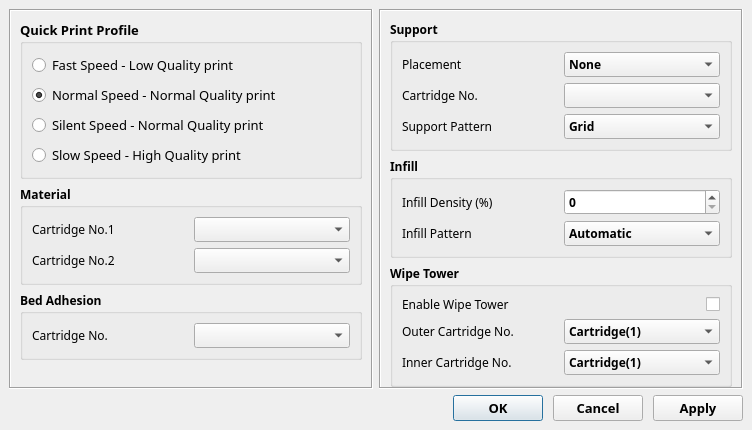
<?xml version="1.0" encoding="UTF-8"?>
<ui version="4.0">
 <class>ProfileSettingEasymodeDlg</class>
 <widget class="QDialog" name="ProfileSettingEasymodeDlg">
  <property name="windowModality">
   <enum>Qt::ApplicationModal</enum>
  </property>
  <property name="geometry">
   <rect>
    <x>0</x>
    <y>0</y>
    <width>752</width>
    <height>379</height>
   </rect>
  </property>
  <property name="minimumSize">
   <size>
    <width>0</width>
    <height>0</height>
   </size>
  </property>
  <property name="maximumSize">
   <size>
    <width>16777215</width>
    <height>16777215</height>
   </size>
  </property>
  <property name="windowTitle">
   <string>Easy Mode</string>
  </property>
  <property name="modal">
   <bool>true</bool>
  </property>
  <layout class="QVBoxLayout" name="verticalLayout">
   <property name="spacing">
    <number>0</number>
   </property>
   <property name="leftMargin">
    <number>0</number>
   </property>
   <property name="topMargin">
    <number>0</number>
   </property>
   <property name="rightMargin">
    <number>0</number>
   </property>
   <property name="bottomMargin">
    <number>0</number>
   </property>
   <item>
    <widget class="QFrame" name="frame_main">
     <property name="font">
      <font>
       <family>맑은 고딕</family>
       <pointsize>9</pointsize>
       <weight>50</weight>
       <bold>false</bold>
      </font>
     </property>
     <property name="frameShape">
      <enum>QFrame::NoFrame</enum>
     </property>
     <property name="frameShadow">
      <enum>QFrame::Plain</enum>
     </property>
     <property name="lineWidth">
      <number>0</number>
     </property>
     <layout class="QVBoxLayout" name="verticalLayout_5">
      <property name="spacing">
       <number>0</number>
      </property>
      <property name="leftMargin">
       <number>0</number>
      </property>
      <property name="topMargin">
       <number>0</number>
      </property>
      <property name="rightMargin">
       <number>0</number>
      </property>
      <property name="bottomMargin">
       <number>0</number>
      </property>
      <item>
       <widget class="QFrame" name="frame_body">
        <property name="sizePolicy">
         <sizepolicy hsizetype="Preferred" vsizetype="Expanding">
          <horstretch>0</horstretch>
          <verstretch>0</verstretch>
         </sizepolicy>
        </property>
        <property name="minimumSize">
         <size>
          <width>750</width>
          <height>0</height>
         </size>
        </property>
        <property name="font">
         <font>
          <family>맑은 고딕</family>
          <pointsize>9</pointsize>
          <weight>50</weight>
          <bold>false</bold>
         </font>
        </property>
        <property name="frameShape">
         <enum>QFrame::NoFrame</enum>
        </property>
        <property name="frameShadow">
         <enum>QFrame::Plain</enum>
        </property>
        <property name="lineWidth">
         <number>0</number>
        </property>
        <layout class="QGridLayout" name="gridLayout_4" columnstretch="1,1">
         <item row="0" column="0">
          <widget class="QFrame" name="frame_2">
           <property name="font">
            <font>
             <family>맑은 고딕</family>
             <pointsize>9</pointsize>
             <weight>50</weight>
             <bold>false</bold>
            </font>
           </property>
           <property name="frameShape">
            <enum>QFrame::Box</enum>
           </property>
           <property name="frameShadow">
            <enum>QFrame::Sunken</enum>
           </property>
           <layout class="QVBoxLayout" name="verticalLayout_4">
            <property name="spacing">
             <number>6</number>
            </property>
            <property name="bottomMargin">
             <number>0</number>
            </property>
            <item>
             <widget class="QGroupBox" name="groupBox_QuickPrintProfile">
              <property name="enabled">
               <bool>true</bool>
              </property>
              <property name="sizePolicy">
               <sizepolicy hsizetype="Preferred" vsizetype="Preferred">
                <horstretch>0</horstretch>
                <verstretch>0</verstretch>
               </sizepolicy>
              </property>
              <property name="font">
               <font>
                <family>맑은 고딕</family>
                <pointsize>10</pointsize>
                <weight>75</weight>
                <bold>true</bold>
               </font>
              </property>
              <property name="title">
               <string>Quick Print Profile</string>
              </property>
              <property name="flat">
               <bool>true</bool>
              </property>
              <layout class="QGridLayout" name="gridLayout" columnstretch="0">
               <item row="0" column="0">
                <widget class="QRadioButton" name="radioButton_fast_mode">
                 <property name="sizePolicy">
                  <sizepolicy hsizetype="Preferred" vsizetype="Preferred">
                   <horstretch>0</horstretch>
                   <verstretch>0</verstretch>
                  </sizepolicy>
                 </property>
                 <property name="minimumSize">
                  <size>
                   <width>0</width>
                   <height>0</height>
                  </size>
                 </property>
                 <property name="maximumSize">
                  <size>
                   <width>16777215</width>
                   <height>16777215</height>
                  </size>
                 </property>
                 <property name="font">
                  <font>
                   <family>맑은 고딕</family>
                   <pointsize>10</pointsize>
                   <weight>50</weight>
                   <bold>false</bold>
                  </font>
                 </property>
                 <property name="toolTip">
                  <string>fast_mode_tooltip</string>
                 </property>
                 <property name="text">
                  <string>Fast Speed - Low Quality print</string>
                 </property>
                 <property name="EasyProp" stdset="0">
                  <string notr="true">fast</string>
                 </property>
                </widget>
               </item>
               <item row="1" column="0">
                <widget class="QRadioButton" name="radioButton_normal_mode">
                 <property name="sizePolicy">
                  <sizepolicy hsizetype="Preferred" vsizetype="Preferred">
                   <horstretch>0</horstretch>
                   <verstretch>0</verstretch>
                  </sizepolicy>
                 </property>
                 <property name="minimumSize">
                  <size>
                   <width>0</width>
                   <height>0</height>
                  </size>
                 </property>
                 <property name="maximumSize">
                  <size>
                   <width>16777215</width>
                   <height>16777215</height>
                  </size>
                 </property>
                 <property name="font">
                  <font>
                   <family>맑은 고딕</family>
                   <pointsize>10</pointsize>
                   <weight>50</weight>
                   <bold>false</bold>
                  </font>
                 </property>
                 <property name="toolTip">
                  <string>normal_mode_tooltip</string>
                 </property>
                 <property name="text">
                  <string>Normal Speed - Normal Quality print</string>
                 </property>
                 <property name="checked">
                  <bool>true</bool>
                 </property>
                 <property name="EasyProp" stdset="0">
                  <string notr="true">normal</string>
                 </property>
                </widget>
               </item>
               <item row="2" column="0">
                <widget class="QRadioButton" name="radioButton_silent_mode">
                 <property name="sizePolicy">
                  <sizepolicy hsizetype="Preferred" vsizetype="Preferred">
                   <horstretch>0</horstretch>
                   <verstretch>0</verstretch>
                  </sizepolicy>
                 </property>
                 <property name="minimumSize">
                  <size>
                   <width>0</width>
                   <height>0</height>
                  </size>
                 </property>
                 <property name="maximumSize">
                  <size>
                   <width>16777215</width>
                   <height>16777215</height>
                  </size>
                 </property>
                 <property name="font">
                  <font>
                   <family>맑은 고딕</family>
                   <pointsize>10</pointsize>
                   <weight>50</weight>
                   <bold>false</bold>
                  </font>
                 </property>
                 <property name="toolTip">
                  <string>silent_mode_tooltip</string>
                 </property>
                 <property name="text">
                  <string>Silent Speed - Normal Quality print</string>
                 </property>
                 <property name="EasyProp" stdset="0">
                  <string notr="true">silent</string>
                 </property>
                </widget>
               </item>
               <item row="3" column="0">
                <widget class="QRadioButton" name="radioButton_fine_mode">
                 <property name="enabled">
                  <bool>true</bool>
                 </property>
                 <property name="sizePolicy">
                  <sizepolicy hsizetype="Preferred" vsizetype="Preferred">
                   <horstretch>0</horstretch>
                   <verstretch>0</verstretch>
                  </sizepolicy>
                 </property>
                 <property name="minimumSize">
                  <size>
                   <width>0</width>
                   <height>0</height>
                  </size>
                 </property>
                 <property name="maximumSize">
                  <size>
                   <width>16777215</width>
                   <height>16777215</height>
                  </size>
                 </property>
                 <property name="font">
                  <font>
                   <family>맑은 고딕</family>
                   <pointsize>10</pointsize>
                   <weight>50</weight>
                   <bold>false</bold>
                  </font>
                 </property>
                 <property name="toolTip">
                  <string>fine_mode_tooltip</string>
                 </property>
                 <property name="text">
                  <string>Slow Speed - High Quality print</string>
                 </property>
                 <property name="checkable">
                  <bool>true</bool>
                 </property>
                 <property name="EasyProp" stdset="0">
                  <string notr="true">fine</string>
                 </property>
                </widget>
               </item>
              </layout>
             </widget>
            </item>
            <item>
             <widget class="QGroupBox" name="groupBoxMaterial">
              <property name="sizePolicy">
               <sizepolicy hsizetype="Preferred" vsizetype="Preferred">
                <horstretch>0</horstretch>
                <verstretch>0</verstretch>
               </sizepolicy>
              </property>
              <property name="font">
               <font>
                <family>맑은 고딕</family>
                <pointsize>9</pointsize>
                <weight>75</weight>
                <bold>true</bold>
               </font>
              </property>
              <property name="title">
               <string>Material</string>
              </property>
              <property name="flat">
               <bool>true</bool>
              </property>
              <layout class="QGridLayout" name="gridLayout_2" columnstretch="0,0">
               <item row="1" column="1">
                <widget class="QComboBox" name="comboBox_material_cartridge_2">
                 <property name="minimumSize">
                  <size>
                   <width>0</width>
                   <height>0</height>
                  </size>
                 </property>
                 <property name="maximumSize">
                  <size>
                   <width>16777215</width>
                   <height>16777215</height>
                  </size>
                 </property>
                 <property name="font">
                  <font>
                   <family>맑은 고딕</family>
                   <pointsize>9</pointsize>
                   <weight>75</weight>
                   <bold>true</bold>
                  </font>
                 </property>
                 <property name="cartridge_index" stdset="0">
                  <number>1</number>
                 </property>
                </widget>
               </item>
               <item row="0" column="0">
                <widget class="QLabel" name="label_material_cartridge_1">
                 <property name="minimumSize">
                  <size>
                   <width>0</width>
                   <height>0</height>
                  </size>
                 </property>
                 <property name="font">
                  <font>
                   <family>맑은 고딕</family>
                   <pointsize>9</pointsize>
                   <weight>50</weight>
                   <bold>false</bold>
                  </font>
                 </property>
                 <property name="text">
                  <string>Cartridge No.1</string>
                 </property>
                </widget>
               </item>
               <item row="1" column="0">
                <widget class="QLabel" name="label_material_cartridge_2">
                 <property name="minimumSize">
                  <size>
                   <width>0</width>
                   <height>0</height>
                  </size>
                 </property>
                 <property name="font">
                  <font>
                   <family>맑은 고딕</family>
                   <pointsize>9</pointsize>
                   <weight>50</weight>
                   <bold>false</bold>
                  </font>
                 </property>
                 <property name="text">
                  <string>Cartridge No.2</string>
                 </property>
                </widget>
               </item>
               <item row="0" column="1">
                <widget class="QComboBox" name="comboBox_material_cartridge_1">
                 <property name="sizePolicy">
                  <sizepolicy hsizetype="Preferred" vsizetype="Preferred">
                   <horstretch>0</horstretch>
                   <verstretch>0</verstretch>
                  </sizepolicy>
                 </property>
                 <property name="minimumSize">
                  <size>
                   <width>0</width>
                   <height>0</height>
                  </size>
                 </property>
                 <property name="maximumSize">
                  <size>
                   <width>16777215</width>
                   <height>16777215</height>
                  </size>
                 </property>
                 <property name="font">
                  <font>
                   <family>맑은 고딕</family>
                   <pointsize>9</pointsize>
                   <weight>75</weight>
                   <bold>true</bold>
                  </font>
                 </property>
                 <property name="cartridge_index" stdset="0">
                  <number>0</number>
                 </property>
                </widget>
               </item>
              </layout>
             </widget>
            </item>
            <item>
             <widget class="QGroupBox" name="groupBox_bedAdhesion">
              <property name="font">
               <font>
                <family>맑은 고딕</family>
                <pointsize>9</pointsize>
                <weight>75</weight>
                <bold>true</bold>
               </font>
              </property>
              <property name="title">
               <string>Bed Adhesion</string>
              </property>
              <property name="flat">
               <bool>true</bool>
              </property>
              <layout class="QGridLayout" name="gridLayout_5" columnstretch="0,0">
               <item row="0" column="0">
                <widget class="QLabel" name="label_raft_cartridge_index">
                 <property name="minimumSize">
                  <size>
                   <width>0</width>
                   <height>0</height>
                  </size>
                 </property>
                 <property name="font">
                  <font>
                   <family>맑은 고딕</family>
                   <pointsize>9</pointsize>
                   <weight>50</weight>
                   <bold>false</bold>
                  </font>
                 </property>
                 <property name="text">
                  <string>Cartridge No.</string>
                 </property>
                </widget>
               </item>
               <item row="0" column="1">
                <widget class="QComboBox" name="comboBox_raft_cartridge_index">
                 <property name="minimumSize">
                  <size>
                   <width>0</width>
                   <height>0</height>
                  </size>
                 </property>
                 <property name="maximumSize">
                  <size>
                   <width>16777215</width>
                   <height>16777215</height>
                  </size>
                 </property>
                 <property name="font">
                  <font>
                   <family>맑은 고딕</family>
                   <pointsize>9</pointsize>
                   <weight>75</weight>
                   <bold>true</bold>
                  </font>
                 </property>
                </widget>
               </item>
              </layout>
             </widget>
            </item>
            <item>
             <spacer name="verticalSpacer_2">
              <property name="orientation">
               <enum>Qt::Vertical</enum>
              </property>
              <property name="sizeHint" stdset="0">
               <size>
                <width>20</width>
                <height>40</height>
               </size>
              </property>
             </spacer>
            </item>
           </layout>
          </widget>
         </item>
         <item row="0" column="1">
          <widget class="QFrame" name="frame_4">
           <property name="font">
            <font>
             <family>맑은 고딕</family>
             <pointsize>9</pointsize>
             <weight>50</weight>
             <bold>false</bold>
            </font>
           </property>
           <property name="frameShape">
            <enum>QFrame::Box</enum>
           </property>
           <property name="frameShadow">
            <enum>QFrame::Sunken</enum>
           </property>
           <layout class="QVBoxLayout" name="verticalLayout_3">
            <property name="spacing">
             <number>6</number>
            </property>
            <property name="bottomMargin">
             <number>0</number>
            </property>
            <item>
             <widget class="QGroupBox" name="groupBoxOther">
              <property name="enabled">
               <bool>true</bool>
              </property>
              <property name="sizePolicy">
               <sizepolicy hsizetype="Preferred" vsizetype="Preferred">
                <horstretch>0</horstretch>
                <verstretch>0</verstretch>
               </sizepolicy>
              </property>
              <property name="font">
               <font>
                <family>맑은 고딕</family>
                <pointsize>9</pointsize>
                <weight>75</weight>
                <bold>true</bold>
               </font>
              </property>
              <property name="title">
               <string>Support</string>
              </property>
              <property name="flat">
               <bool>true</bool>
              </property>
              <layout class="QGridLayout" name="gridLayout_6" columnstretch="0,0">
               <item row="1" column="1">
                <widget class="QComboBox" name="comboBox_support_cartridge_index">
                 <property name="minimumSize">
                  <size>
                   <width>0</width>
                   <height>0</height>
                  </size>
                 </property>
                 <property name="maximumSize">
                  <size>
                   <width>16777215</width>
                   <height>16777215</height>
                  </size>
                 </property>
                 <property name="font">
                  <font>
                   <family>맑은 고딕</family>
                   <pointsize>9</pointsize>
                   <weight>75</weight>
                   <bold>true</bold>
                  </font>
                 </property>
                </widget>
               </item>
               <item row="3" column="0">
                <widget class="QLabel" name="label_support_main_pattern">
                 <property name="font">
                  <font>
                   <family>맑은 고딕</family>
                   <pointsize>9</pointsize>
                   <weight>50</weight>
                   <bold>false</bold>
                  </font>
                 </property>
                 <property name="text">
                  <string>Support Pattern</string>
                 </property>
                </widget>
               </item>
               <item row="3" column="1">
                <widget class="QComboBox" name="comboBox_support_main_pattern">
                 <property name="font">
                  <font>
                   <family>맑은 고딕</family>
                   <pointsize>9</pointsize>
                   <weight>75</weight>
                   <bold>true</bold>
                  </font>
                 </property>
                 <item>
                  <property name="text">
                   <string>Grid</string>
                  </property>
                 </item>
                 <item>
                  <property name="text">
                   <string>Line</string>
                  </property>
                 </item>
                 <item>
                  <property name="text">
                   <string>Zigzag</string>
                  </property>
                 </item>
                </widget>
               </item>
               <item row="1" column="0">
                <widget class="QLabel" name="label_support_cartridge_index">
                 <property name="minimumSize">
                  <size>
                   <width>0</width>
                   <height>0</height>
                  </size>
                 </property>
                 <property name="font">
                  <font>
                   <family>맑은 고딕</family>
                   <pointsize>9</pointsize>
                   <weight>50</weight>
                   <bold>false</bold>
                  </font>
                 </property>
                 <property name="text">
                  <string>Cartridge No.</string>
                 </property>
                </widget>
               </item>
               <item row="0" column="0">
                <widget class="QLabel" name="label_support">
                 <property name="minimumSize">
                  <size>
                   <width>0</width>
                   <height>0</height>
                  </size>
                 </property>
                 <property name="font">
                  <font>
                   <family>맑은 고딕</family>
                   <pointsize>9</pointsize>
                   <weight>50</weight>
                   <bold>false</bold>
                  </font>
                 </property>
                 <property name="text">
                  <string>Placement</string>
                 </property>
                </widget>
               </item>
               <item row="0" column="1">
                <widget class="QComboBox" name="comboBox_support">
                 <property name="sizePolicy">
                  <sizepolicy hsizetype="Preferred" vsizetype="Fixed">
                   <horstretch>0</horstretch>
                   <verstretch>0</verstretch>
                  </sizepolicy>
                 </property>
                 <property name="minimumSize">
                  <size>
                   <width>0</width>
                   <height>0</height>
                  </size>
                 </property>
                 <property name="maximumSize">
                  <size>
                   <width>16777215</width>
                   <height>16777215</height>
                  </size>
                 </property>
                 <property name="font">
                  <font>
                   <family>맑은 고딕</family>
                   <pointsize>9</pointsize>
                   <weight>75</weight>
                   <bold>true</bold>
                  </font>
                 </property>
                 <item>
                  <property name="text">
                   <string>None</string>
                  </property>
                 </item>
                 <item>
                  <property name="text">
                   <string>Touching Buildplate</string>
                  </property>
                 </item>
                 <item>
                  <property name="text">
                   <string>Everywhere</string>
                  </property>
                 </item>
                </widget>
               </item>
              </layout>
             </widget>
            </item>
            <item>
             <spacer name="verticalSpacer_3">
              <property name="orientation">
               <enum>Qt::Vertical</enum>
              </property>
              <property name="sizeHint" stdset="0">
               <size>
                <width>20</width>
                <height>40</height>
               </size>
              </property>
             </spacer>
            </item>
            <item>
             <widget class="QGroupBox" name="groupBox_infill">
              <property name="font">
               <font>
                <family>맑은 고딕</family>
                <pointsize>9</pointsize>
                <weight>75</weight>
                <bold>true</bold>
               </font>
              </property>
              <property name="title">
               <string>Infill</string>
              </property>
              <property name="flat">
               <bool>true</bool>
              </property>
              <layout class="QGridLayout" name="gridLayout_7" columnstretch="0,0">
               <item row="0" column="0">
                <widget class="QLabel" name="label_infill_density">
                 <property name="minimumSize">
                  <size>
                   <width>0</width>
                   <height>0</height>
                  </size>
                 </property>
                 <property name="font">
                  <font>
                   <family>맑은 고딕</family>
                   <pointsize>9</pointsize>
                   <weight>50</weight>
                   <bold>false</bold>
                  </font>
                 </property>
                 <property name="text">
                  <string>Infill Density (%)</string>
                 </property>
                </widget>
               </item>
               <item row="0" column="1">
                <widget class="QDoubleSpinBox" name="doubleSpinBox_infill_density">
                 <property name="font">
                  <font>
                   <family>맑은 고딕</family>
                   <pointsize>9</pointsize>
                   <weight>75</weight>
                   <bold>true</bold>
                  </font>
                 </property>
                 <property name="decimals">
                  <number>0</number>
                 </property>
                </widget>
               </item>
               <item row="1" column="0">
                <widget class="QLabel" name="label_infill_pattern">
                 <property name="font">
                  <font>
                   <family>맑은 고딕</family>
                   <pointsize>9</pointsize>
                   <weight>50</weight>
                   <bold>false</bold>
                  </font>
                 </property>
                 <property name="text">
                  <string>Infill Pattern</string>
                 </property>
                </widget>
               </item>
               <item row="1" column="1">
                <widget class="QComboBox" name="comboBox_infill_pattern">
                 <property name="font">
                  <font>
                   <family>맑은 고딕</family>
                   <pointsize>9</pointsize>
                   <weight>75</weight>
                   <bold>true</bold>
                  </font>
                 </property>
                 <item>
                  <property name="text">
                   <string>Automatic</string>
                  </property>
                 </item>
                 <item>
                  <property name="text">
                   <string>Grid</string>
                  </property>
                 </item>
                 <item>
                  <property name="text">
                   <string>Line</string>
                  </property>
                 </item>
                 <item>
                  <property name="text">
                   <string>Concentric</string>
                  </property>
                 </item>
                 <item>
                  <property name="text">
                   <string>Crystal (1)</string>
                  </property>
                 </item>
                 <item>
                  <property name="text">
                   <string>Crystal (2)</string>
                  </property>
                 </item>
                </widget>
               </item>
              </layout>
             </widget>
            </item>
            <item>
             <widget class="QGroupBox" name="groupBox_wipetower">
              <property name="font">
               <font>
                <family>맑은 고딕</family>
                <pointsize>9</pointsize>
                <weight>75</weight>
                <bold>true</bold>
               </font>
              </property>
              <property name="title">
               <string>Wipe Tower</string>
              </property>
              <property name="flat">
               <bool>true</bool>
              </property>
              <layout class="QGridLayout" name="gridLayout_3" columnstretch="0,0">
               <item row="0" column="1">
                <widget class="QCheckBox" name="checkBox_wipetower_enable">
                 <property name="font">
                  <font>
                   <family>맑은 고딕</family>
                   <pointsize>9</pointsize>
                   <weight>75</weight>
                   <bold>true</bold>
                  </font>
                 </property>
                 <property name="layoutDirection">
                  <enum>Qt::RightToLeft</enum>
                 </property>
                 <property name="text">
                  <string/>
                 </property>
                </widget>
               </item>
               <item row="0" column="0">
                <widget class="QLabel" name="label_wipetower_enable">
                 <property name="font">
                  <font>
                   <family>맑은 고딕</family>
                   <pointsize>9</pointsize>
                   <weight>50</weight>
                   <bold>false</bold>
                  </font>
                 </property>
                 <property name="text">
                  <string>Enable Wipe Tower</string>
                 </property>
                </widget>
               </item>
               <item row="1" column="0">
                <widget class="QLabel" name="label_wipetower_outer_cartridge_index">
                 <property name="font">
                  <font>
                   <family>맑은 고딕</family>
                   <pointsize>9</pointsize>
                   <weight>50</weight>
                   <bold>false</bold>
                  </font>
                 </property>
                 <property name="text">
                  <string>Outer Cartridge No.</string>
                 </property>
                </widget>
               </item>
               <item row="1" column="1">
                <widget class="QComboBox" name="comboBox_wipetower_outer_cartridge_index">
                 <property name="font">
                  <font>
                   <family>맑은 고딕</family>
                   <pointsize>9</pointsize>
                   <weight>75</weight>
                   <bold>true</bold>
                  </font>
                 </property>
                 <item>
                  <property name="text">
                   <string>Cartridge(1)</string>
                  </property>
                 </item>
                 <item>
                  <property name="text">
                   <string>Cartridge(2)</string>
                  </property>
                 </item>
                </widget>
               </item>
               <item row="2" column="0">
                <widget class="QLabel" name="label_wipetower_inner_cartridge_index">
                 <property name="font">
                  <font>
                   <family>맑은 고딕</family>
                   <pointsize>9</pointsize>
                   <weight>50</weight>
                   <bold>false</bold>
                  </font>
                 </property>
                 <property name="text">
                  <string>Inner Cartridge No.</string>
                 </property>
                </widget>
               </item>
               <item row="2" column="1">
                <widget class="QComboBox" name="comboBox_wipetower_inner_cartridge_index">
                 <property name="font">
                  <font>
                   <family>맑은 고딕</family>
                   <pointsize>9</pointsize>
                   <weight>75</weight>
                   <bold>true</bold>
                  </font>
                 </property>
                 <item>
                  <property name="text">
                   <string>Cartridge(1)</string>
                  </property>
                 </item>
                 <item>
                  <property name="text">
                   <string>Cartridge(2)</string>
                  </property>
                 </item>
                </widget>
               </item>
              </layout>
             </widget>
            </item>
            <item>
             <spacer name="verticalSpacer">
              <property name="orientation">
               <enum>Qt::Vertical</enum>
              </property>
              <property name="sizeHint" stdset="0">
               <size>
                <width>20</width>
                <height>40</height>
               </size>
              </property>
             </spacer>
            </item>
           </layout>
          </widget>
         </item>
         <item row="1" column="0" colspan="2">
          <layout class="QHBoxLayout" name="horizontalLayout_3">
           <property name="spacing">
            <number>10</number>
           </property>
           <item>
            <spacer name="horizontalSpacer">
             <property name="font">
              <font>
               <family>맑은 고딕</family>
               <pointsize>9</pointsize>
               <weight>50</weight>
               <bold>false</bold>
              </font>
             </property>
             <property name="orientation">
              <enum>Qt::Horizontal</enum>
             </property>
             <property name="sizeType">
              <enum>QSizePolicy::Expanding</enum>
             </property>
             <property name="sizeHint" stdset="0">
              <size>
               <width>80</width>
               <height>20</height>
              </size>
             </property>
            </spacer>
           </item>
           <item>
            <widget class="QPushButton" name="pushButton_ok">
             <property name="sizePolicy">
              <sizepolicy hsizetype="Fixed" vsizetype="Fixed">
               <horstretch>0</horstretch>
               <verstretch>0</verstretch>
              </sizepolicy>
             </property>
             <property name="minimumSize">
              <size>
               <width>90</width>
               <height>0</height>
              </size>
             </property>
             <property name="font">
              <font>
               <family>맑은 고딕</family>
               <pointsize>10</pointsize>
               <weight>75</weight>
               <bold>true</bold>
              </font>
             </property>
             <property name="cursor">
              <cursorShape>PointingHandCursor</cursorShape>
             </property>
             <property name="autoFillBackground">
              <bool>false</bool>
             </property>
             <property name="text">
              <string>OK</string>
             </property>
             <property name="flat">
              <bool>false</bool>
             </property>
            </widget>
           </item>
           <item>
            <widget class="QPushButton" name="pushButton_cancel">
             <property name="sizePolicy">
              <sizepolicy hsizetype="Fixed" vsizetype="Fixed">
               <horstretch>0</horstretch>
               <verstretch>0</verstretch>
              </sizepolicy>
             </property>
             <property name="minimumSize">
              <size>
               <width>90</width>
               <height>0</height>
              </size>
             </property>
             <property name="font">
              <font>
               <family>맑은 고딕</family>
               <pointsize>10</pointsize>
               <weight>75</weight>
               <bold>true</bold>
              </font>
             </property>
             <property name="cursor">
              <cursorShape>PointingHandCursor</cursorShape>
             </property>
             <property name="autoFillBackground">
              <bool>false</bool>
             </property>
             <property name="text">
              <string>Cancel</string>
             </property>
             <property name="flat">
              <bool>false</bool>
             </property>
            </widget>
           </item>
           <item>
            <widget class="QPushButton" name="pushButton_apply">
             <property name="enabled">
              <bool>true</bool>
             </property>
             <property name="sizePolicy">
              <sizepolicy hsizetype="Fixed" vsizetype="Fixed">
               <horstretch>0</horstretch>
               <verstretch>0</verstretch>
              </sizepolicy>
             </property>
             <property name="minimumSize">
              <size>
               <width>90</width>
               <height>0</height>
              </size>
             </property>
             <property name="font">
              <font>
               <family>맑은 고딕</family>
               <pointsize>10</pointsize>
               <weight>75</weight>
               <bold>true</bold>
              </font>
             </property>
             <property name="cursor">
              <cursorShape>PointingHandCursor</cursorShape>
             </property>
             <property name="autoFillBackground">
              <bool>false</bool>
             </property>
             <property name="text">
              <string>Apply</string>
             </property>
             <property name="flat">
              <bool>false</bool>
             </property>
            </widget>
           </item>
          </layout>
         </item>
        </layout>
       </widget>
      </item>
     </layout>
    </widget>
   </item>
  </layout>
 </widget>
 <tabstops>
  <tabstop>radioButton_fast_mode</tabstop>
  <tabstop>radioButton_normal_mode</tabstop>
  <tabstop>radioButton_fine_mode</tabstop>
  <tabstop>pushButton_ok</tabstop>
  <tabstop>pushButton_cancel</tabstop>
  <tabstop>pushButton_apply</tabstop>
 </tabstops>
 <resources>
  <include location="rodinP.qrc"/>
 </resources>
 <connections>
  <connection>
   <sender>pushButton_cancel</sender>
   <signal>clicked()</signal>
   <receiver>ProfileSettingEasymodeDlg</receiver>
   <slot>close()</slot>
   <hints>
    <hint type="sourcelabel">
     <x>640</x>
     <y>409</y>
    </hint>
    <hint type="destinationlabel">
     <x>279</x>
     <y>287</y>
    </hint>
   </hints>
  </connection>
 </connections>
</ui>
